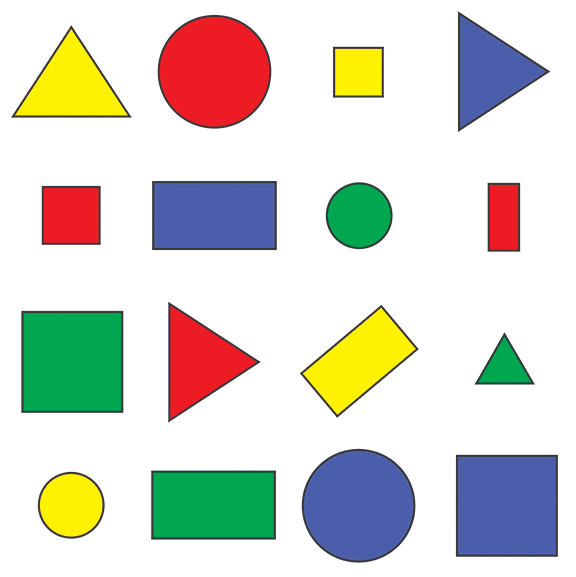
#> input picture Resources/shapes.png, 576 x 577 px
$ python 'chapter_0803 形状 先转为灰度 stack.py'
#> lines starting #> are read from the running program, lines starting #| are printed output that depends on the picture
import cv2
import numpy as np

def stackImages(scale,imgArray):
    rows = len(imgArray)
    cols = len(imgArray[0])
    rowsAvailable = isinstance(imgArray[0], list)
    width = imgArray[0][0].shape[1]
    height = imgArray[0][0].shape[0]
    if rowsAvailable:
        for x in range ( 0, rows):
            for y in range(0, cols):
                if imgArray[x][y].shape[:2] == imgArray[0][0].shape [:2]:
                    imgArray[x][y] = cv2.resize(imgArray[x][y], (0, 0), None, scale, scale)
                else:
                    imgArray[x][y] = cv2.resize(imgArray[x][y], (imgArray[0][0].shape[1], imgArray[0][0].shape[0]), None, scale, scale)
                if len(imgArray[x][y].shape) == 2: imgArray[x][y]= cv2.cvtColor( imgArray[x][y], cv2.COLOR_GRAY2BGR)
        imageBlank = np.zeros((height, width, 3), np.uint8)
        hor = [imageBlank]*rows
        hor_con = [imageBlank]*rows
        for x in range(0, rows):
            hor[x] = np.hstack(imgArray[x])
        ver = np.vstack(hor)
    else:
        for x in range(0, rows):
            if imgArray[x].shape[:2] == imgArray[0].shape[:2]:
                imgArray[x] = cv2.resize(imgArray[x], (0, 0), None, scale, scale)
            else:
                imgArray[x] = cv2.resize(imgArray[x], (imgArray[0].shape[1], imgArray[0].shape[0]), None,scale, scale)
            if len(imgArray[x].shape) == 2: imgArray[x] = cv2.cvtColor(imgArray[x], cv2.COLOR_GRAY2BGR)
        hor= np.hstack(imgArray)
        ver = hor
    return ver

path = "Resources/shapes.png"

img = cv2.imread(path)
#> img is the input picture: shape (577, 576, 3); mean B, G, R 205.1, 214.3, 214.2
imgGray = cv2.cvtColor(img, cv2.COLOR_BGR2GRAY)
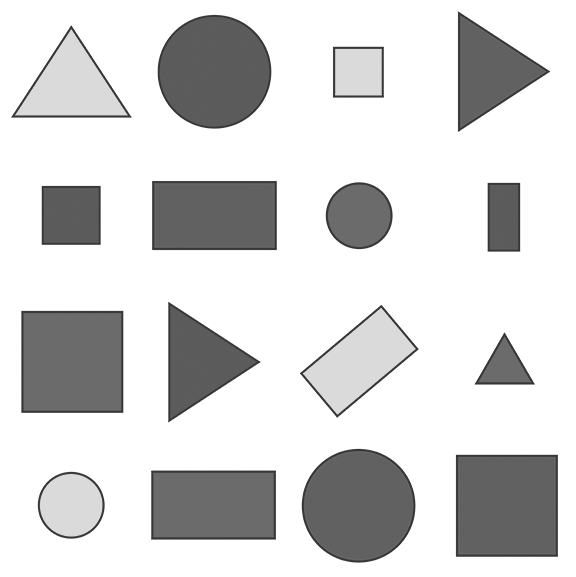
#> imgGray: shape (577, 576); min 54, max 255, mean 213.2
imgBlur = cv2.GaussianBlur(imgGray, (7, 7), 1)
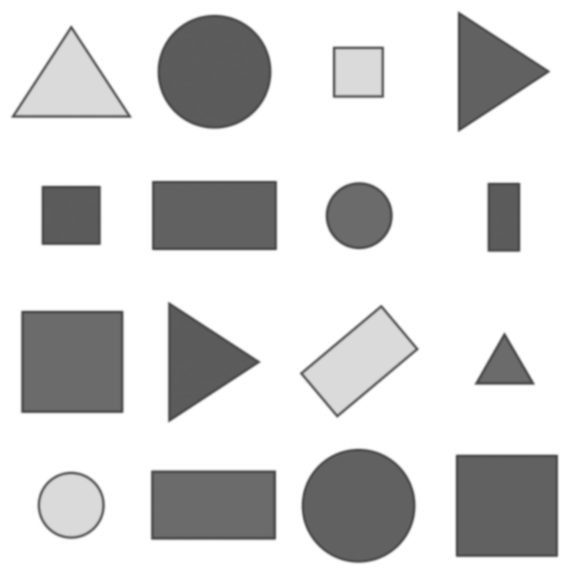
#> imgBlur: shape (577, 576); min 72, max 255, mean 213.2

# [5 lines of commented-out code are left out]
imgStack = stackImages(1.0, ([img, imgGray, imgBlur]))
#> in stackImages, `rows = len(imgArray)`: rows = 3
#> in stackImages, `cols = len(imgArray[0])`: cols = 577
#> in stackImages, `rowsAvailable = isinstance(imgArray[0], list)`: rowsAvailable = False
#> after the loop in stackImages, `for x in range(0, rows):`: imgArray = 3 items
#> in stackImages, `hor= np.hstack(imgArray)`:
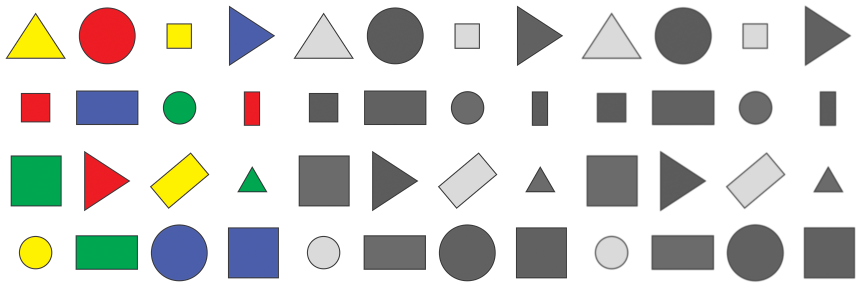
#> hor: shape (577, 1728, 3) (shown at 1/2 size); mean of channels 0, 1, 2 210.5, 213.5, 213.5; drawn as B, G, R
cv2.imshow("ImageStack", imgStack)

cv2.waitKey(0)
